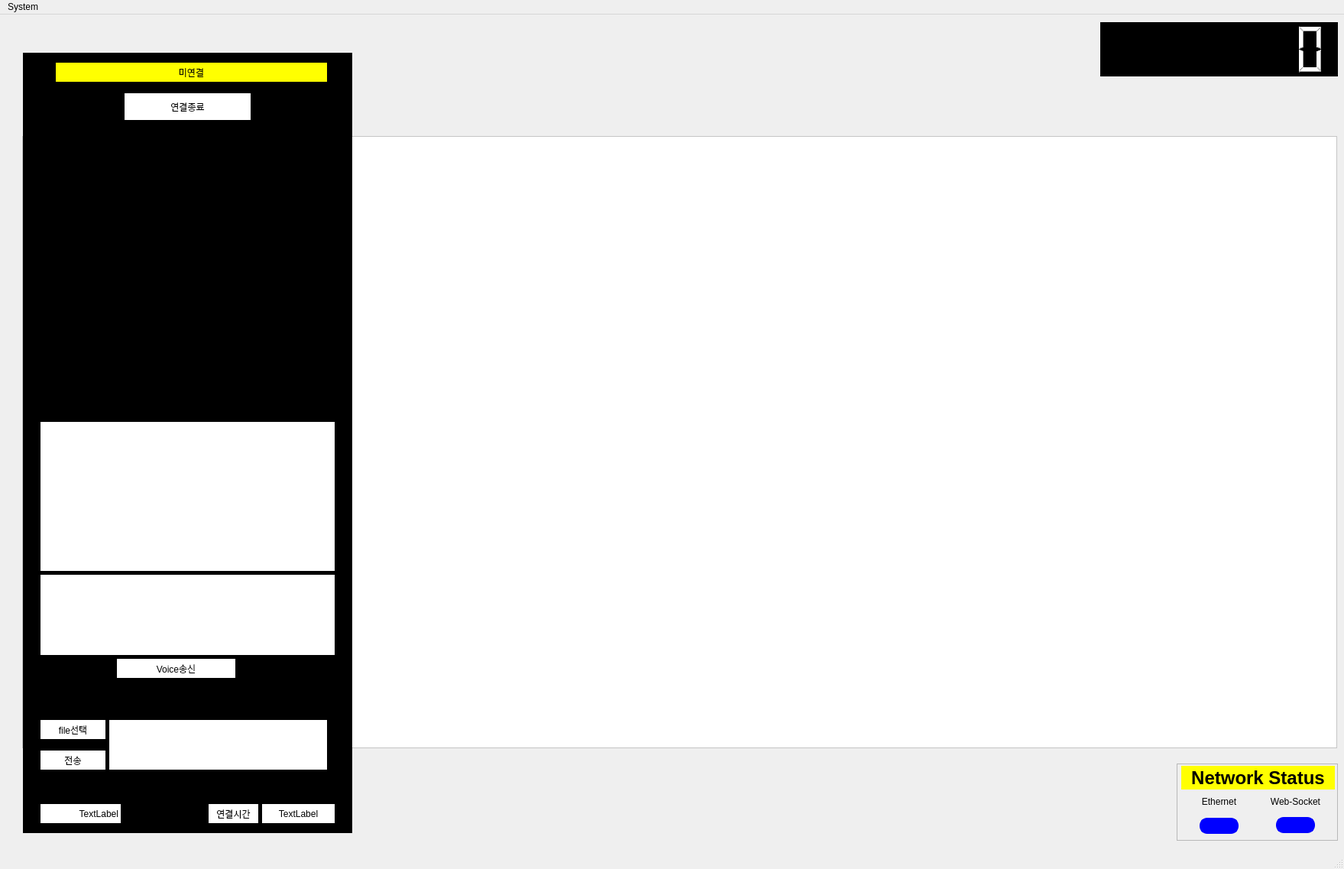
<?xml version="1.0" encoding="UTF-8"?>
<ui version="4.0">
 <class>MainWindow</class>
 <widget class="QMainWindow" name="MainWindow">
  <property name="geometry">
   <rect>
    <x>0</x>
    <y>0</y>
    <width>1759</width>
    <height>1137</height>
   </rect>
  </property>
  <property name="cursor">
   <cursorShape>UpArrowCursor</cursorShape>
  </property>
  <property name="windowTitle">
   <string>MainWindow</string>
  </property>
  <property name="layoutDirection">
   <enum>Qt::LeftToRight</enum>
  </property>
  <property name="styleSheet">
   <string notr="true"/>
  </property>
  <widget class="QWidget" name="centralwidget">
   <widget class="QLCDNumber" name="lcdNumber_Clock">
    <property name="geometry">
     <rect>
      <x>1440</x>
      <y>10</y>
      <width>311</width>
      <height>71</height>
     </rect>
    </property>
    <property name="layoutDirection">
     <enum>Qt::LeftToRight</enum>
    </property>
    <property name="styleSheet">
     <string notr="true">background-color: rgb(0, 0, 0);
color: rgb(255, 255, 255);</string>
    </property>
    <property name="digitCount">
     <number>8</number>
    </property>
   </widget>
   <widget class="QFrame" name="frame_Connection">
    <property name="geometry">
     <rect>
      <x>30</x>
      <y>50</y>
      <width>431</width>
      <height>1021</height>
     </rect>
    </property>
    <property name="styleSheet">
     <string notr="true">border:3px solid black;
background-color:black;</string>
    </property>
    <property name="frameShape">
     <enum>QFrame::StyledPanel</enum>
    </property>
    <property name="frameShadow">
     <enum>QFrame::Raised</enum>
    </property>
    <widget class="QLabel" name="label_Camera">
     <property name="geometry">
      <rect>
       <x>20</x>
       <y>110</y>
       <width>391</width>
       <height>351</height>
      </rect>
     </property>
     <property name="cursor">
      <cursorShape>ArrowCursor</cursorShape>
     </property>
     <property name="autoFillBackground">
      <bool>false</bool>
     </property>
     <property name="frameShape">
      <enum>QFrame::Box</enum>
     </property>
     <property name="text">
      <string/>
     </property>
     <property name="pixmap">
      <pixmap>../../../assets/PyQt6/images/cam-img.png</pixmap>
     </property>
     <property name="alignment">
      <set>Qt::AlignCenter</set>
     </property>
    </widget>
    <widget class="QTextBrowser" name="textBrowser_SpeechToText">
     <property name="geometry">
      <rect>
       <x>20</x>
       <y>480</y>
       <width>391</width>
       <height>201</height>
      </rect>
     </property>
     <property name="autoFillBackground">
      <bool>false</bool>
     </property>
     <property name="styleSheet">
      <string notr="true">background-color:white</string>
     </property>
    </widget>
    <widget class="QTextEdit" name="textEdit_TTS">
     <property name="geometry">
      <rect>
       <x>20</x>
       <y>680</y>
       <width>391</width>
       <height>111</height>
      </rect>
     </property>
     <property name="styleSheet">
      <string notr="true">background-color:white;
</string>
     </property>
    </widget>
    <widget class="QPushButton" name="pushButton_TTS">
     <property name="geometry">
      <rect>
       <x>120</x>
       <y>790</y>
       <width>161</width>
       <height>31</height>
      </rect>
     </property>
     <property name="styleSheet">
      <string notr="true">background-color:white;</string>
     </property>
     <property name="text">
      <string>Voice송신</string>
     </property>
    </widget>
    <widget class="QLabel" name="label_ConnectionTime_Title">
     <property name="geometry">
      <rect>
       <x>240</x>
       <y>980</y>
       <width>71</width>
       <height>31</height>
      </rect>
     </property>
     <property name="styleSheet">
      <string notr="true">background-color:white;</string>
     </property>
     <property name="text">
      <string>연결시간</string>
     </property>
     <property name="alignment">
      <set>Qt::AlignCenter</set>
     </property>
    </widget>
    <widget class="QLabel" name="label_connection_time_text">
     <property name="geometry">
      <rect>
       <x>310</x>
       <y>980</y>
       <width>101</width>
       <height>31</height>
      </rect>
     </property>
     <property name="styleSheet">
      <string notr="true">background-color:white;</string>
     </property>
     <property name="text">
      <string>TextLabel</string>
     </property>
     <property name="alignment">
      <set>Qt::AlignCenter</set>
     </property>
    </widget>
    <widget class="QPushButton" name="pushButton_Ctl_Connection">
     <property name="geometry">
      <rect>
       <x>130</x>
       <y>50</y>
       <width>171</width>
       <height>41</height>
      </rect>
     </property>
     <property name="styleSheet">
      <string notr="true">background-color:white;</string>
     </property>
     <property name="text">
      <string>연결종료</string>
     </property>
    </widget>
    <widget class="QLabel" name="label_Frame_Title">
     <property name="geometry">
      <rect>
       <x>40</x>
       <y>10</y>
       <width>361</width>
       <height>31</height>
      </rect>
     </property>
     <property name="styleSheet">
      <string notr="true">background-color:yellow;</string>
     </property>
     <property name="text">
      <string>미연결</string>
     </property>
     <property name="alignment">
      <set>Qt::AlignCenter</set>
     </property>
    </widget>
    <widget class="QLabel" name="label_Network_Speed_text">
     <property name="geometry">
      <rect>
       <x>20</x>
       <y>980</y>
       <width>111</width>
       <height>31</height>
      </rect>
     </property>
     <property name="styleSheet">
      <string notr="true">background-color:white;
</string>
     </property>
     <property name="text">
      <string>TextLabel</string>
     </property>
     <property name="alignment">
      <set>Qt::AlignRight|Qt::AlignTrailing|Qt::AlignVCenter</set>
     </property>
    </widget>
    <widget class="QPushButton" name="pushButton_fileSelector">
     <property name="geometry">
      <rect>
       <x>20</x>
       <y>870</y>
       <width>91</width>
       <height>31</height>
      </rect>
     </property>
     <property name="styleSheet">
      <string notr="true">background-color:white;</string>
     </property>
     <property name="text">
      <string>file선택</string>
     </property>
    </widget>
    <widget class="QTextBrowser" name="textBrowser_fileTransfer">
     <property name="geometry">
      <rect>
       <x>110</x>
       <y>870</y>
       <width>291</width>
       <height>71</height>
      </rect>
     </property>
     <property name="styleSheet">
      <string notr="true">background-color:white;</string>
     </property>
    </widget>
    <widget class="QPushButton" name="pushButton_fileTransfer">
     <property name="geometry">
      <rect>
       <x>20</x>
       <y>910</y>
       <width>91</width>
       <height>31</height>
      </rect>
     </property>
     <property name="styleSheet">
      <string notr="true">background-color:white;</string>
     </property>
     <property name="text">
      <string>전송</string>
     </property>
    </widget>
    <zorder>textBrowser_SpeechToText</zorder>
    <zorder>label_Camera</zorder>
    <zorder>textEdit_TTS</zorder>
    <zorder>pushButton_TTS</zorder>
    <zorder>label_ConnectionTime_Title</zorder>
    <zorder>label_connection_time_text</zorder>
    <zorder>pushButton_Ctl_Connection</zorder>
    <zorder>label_Frame_Title</zorder>
    <zorder>label_Network_Speed_text</zorder>
    <zorder>pushButton_fileSelector</zorder>
    <zorder>textBrowser_fileTransfer</zorder>
    <zorder>pushButton_fileTransfer</zorder>
   </widget>
   <widget class="QFrame" name="frame_Network_Status">
    <property name="geometry">
     <rect>
      <x>1540</x>
      <y>980</y>
      <width>211</width>
      <height>101</height>
     </rect>
    </property>
    <property name="frameShape">
     <enum>QFrame::StyledPanel</enum>
    </property>
    <property name="frameShadow">
     <enum>QFrame::Raised</enum>
    </property>
    <widget class="QLabel" name="label_WS_status">
     <property name="geometry">
      <rect>
       <x>130</x>
       <y>70</y>
       <width>51</width>
       <height>21</height>
      </rect>
     </property>
     <property name="styleSheet">
      <string notr="true">width: 30px;
height: 30px;
border-radius: 10px;
border: 3px solid blue;
background-color:blue;
</string>
     </property>
     <property name="text">
      <string/>
     </property>
    </widget>
    <widget class="QLabel" name="label_Ethernet_Status">
     <property name="geometry">
      <rect>
       <x>30</x>
       <y>71</y>
       <width>51</width>
       <height>21</height>
      </rect>
     </property>
     <property name="styleSheet">
      <string notr="true">width: 30px;
height: 30px;
border-radius: 10px;
border: 3px solid blue;
background-color:blue;</string>
     </property>
     <property name="text">
      <string/>
     </property>
    </widget>
    <widget class="QLabel" name="label_Web_Socket_Title">
     <property name="geometry">
      <rect>
       <x>110</x>
       <y>40</y>
       <width>91</width>
       <height>20</height>
      </rect>
     </property>
     <property name="text">
      <string>Web-Socket</string>
     </property>
     <property name="alignment">
      <set>Qt::AlignCenter</set>
     </property>
    </widget>
    <widget class="QLabel" name="label_Ethernet_Title">
     <property name="geometry">
      <rect>
       <x>10</x>
       <y>40</y>
       <width>91</width>
       <height>20</height>
      </rect>
     </property>
     <property name="text">
      <string>Ethernet</string>
     </property>
     <property name="alignment">
      <set>Qt::AlignCenter</set>
     </property>
    </widget>
    <widget class="QLabel" name="label_Network_Status_label">
     <property name="geometry">
      <rect>
       <x>6</x>
       <y>3</y>
       <width>201</width>
       <height>31</height>
      </rect>
     </property>
     <property name="styleSheet">
      <string notr="true">font-size:24px;background-color:yellow;font-weight:bold</string>
     </property>
     <property name="text">
      <string>Network Status</string>
     </property>
     <property name="alignment">
      <set>Qt::AlignCenter</set>
     </property>
    </widget>
   </widget>
   <widget class="QFrame" name="frame_Ready_Clients">
    <property name="geometry">
     <rect>
      <x>29</x>
      <y>159</y>
      <width>1721</width>
      <height>801</height>
     </rect>
    </property>
    <property name="styleSheet">
     <string notr="true">background-color:white;
</string>
    </property>
    <property name="frameShape">
     <enum>QFrame::StyledPanel</enum>
    </property>
    <property name="frameShadow">
     <enum>QFrame::Raised</enum>
    </property>
    <widget class="QFrame" name="frame_ready_client">
     <property name="geometry">
      <rect>
       <x>80</x>
       <y>70</y>
       <width>341</width>
       <height>301</height>
      </rect>
     </property>
     <property name="frameShape">
      <enum>QFrame::StyledPanel</enum>
     </property>
     <property name="frameShadow">
      <enum>QFrame::Raised</enum>
     </property>
     <widget class="QLabel" name="label_Ready_Client">
      <property name="geometry">
       <rect>
        <x>50</x>
        <y>50</y>
        <width>251</width>
        <height>141</height>
       </rect>
      </property>
      <property name="styleSheet">
       <string notr="true">border: 2px solid black;
background-color : green;
color : white;</string>
      </property>
      <property name="text">
       <string>RPi정보</string>
      </property>
      <property name="alignment">
       <set>Qt::AlignCenter</set>
      </property>
     </widget>
     <widget class="QPushButton" name="pushButton_Ready_Client">
      <property name="geometry">
       <rect>
        <x>50</x>
        <y>220</y>
        <width>251</width>
        <height>41</height>
       </rect>
      </property>
      <property name="text">
       <string>연결</string>
      </property>
     </widget>
    </widget>
   </widget>
   <zorder>lcdNumber_Clock</zorder>
   <zorder>frame_Network_Status</zorder>
   <zorder>frame_Ready_Clients</zorder>
   <zorder>frame_Connection</zorder>
  </widget>
  <widget class="QMenuBar" name="menubar">
   <property name="geometry">
    <rect>
     <x>0</x>
     <y>0</y>
     <width>1759</width>
     <height>28</height>
    </rect>
   </property>
   <widget class="QMenu" name="menuSystem">
    <property name="title">
     <string>System</string>
    </property>
    <addaction name="actionStart"/>
    <addaction name="actionEnd"/>
   </widget>
   <addaction name="menuSystem"/>
  </widget>
  <widget class="QStatusBar" name="statusbar">
   <property name="cursor">
    <cursorShape>ArrowCursor</cursorShape>
   </property>
   <property name="styleSheet">
    <string notr="true">color:blue;
font-weight:bold;
</string>
   </property>
  </widget>
  <action name="actionStart">
   <property name="text">
    <string>Start</string>
   </property>
  </action>
  <action name="actionEnd">
   <property name="text">
    <string>End</string>
   </property>
  </action>
 </widget>
 <resources/>
 <connections/>
</ui>
